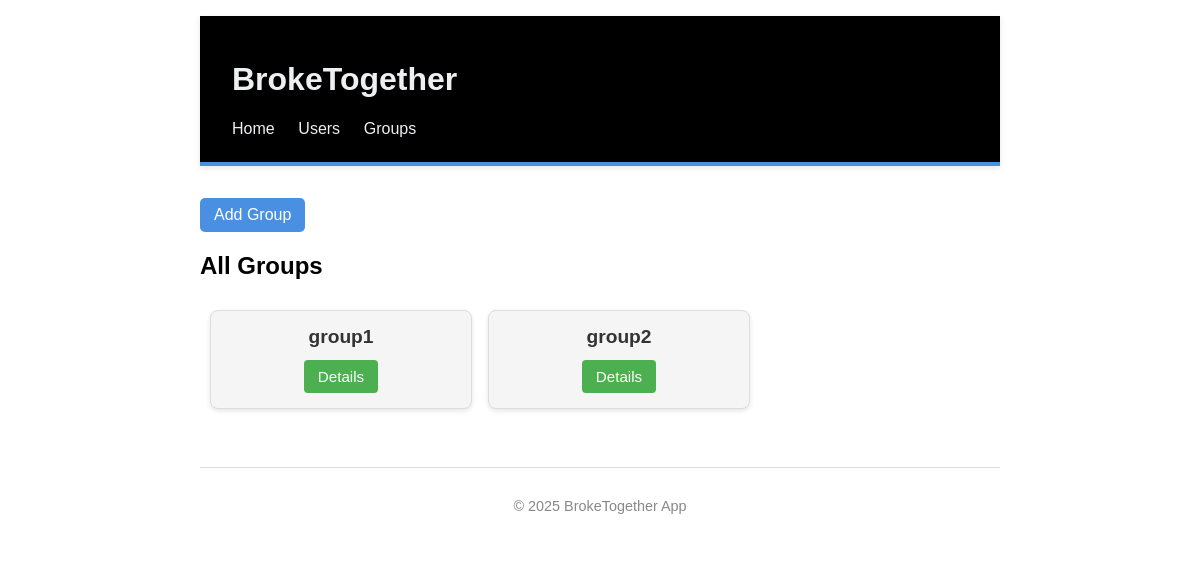
Page /groups/ on the earlier database version.
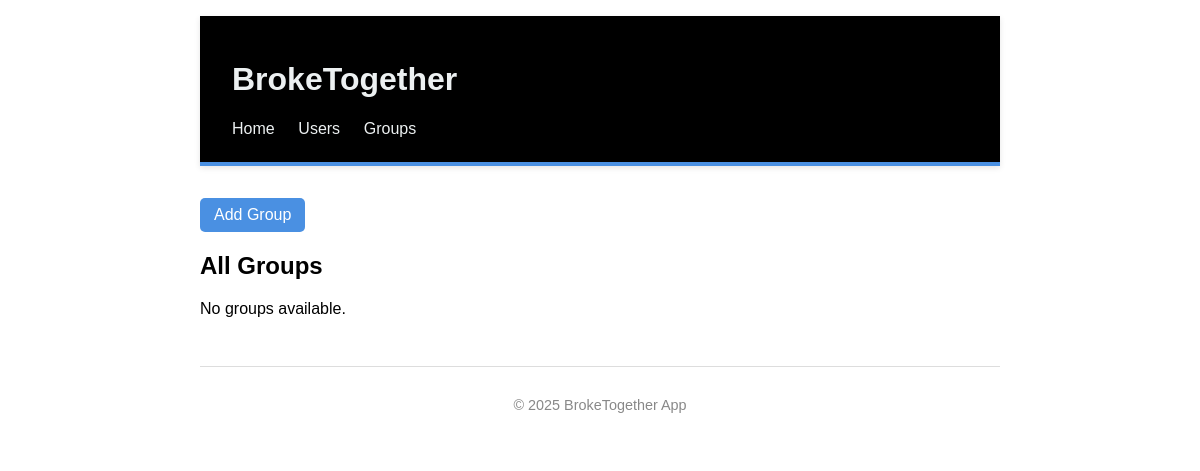
Same page on the later database version.
### app/models.py (models this page shows)
class Base(DeclarativeBase):
    pass

class Group(Base):
    __tablename__ = "groups"
    id: Mapped[int] = mapped_column(primary_key=True)
    name: Mapped[str] = mapped_column(Text, nullable=False, unique=False)
    users: Mapped[list["User"]] = relationship(
        "User",
        secondary=user_group_association,
        back_populates="groups"
    )
    expenses: Mapped[list["Expense"]] = relationship(
        "Expense",
        back_populates="group",
        cascade="all, delete-orphan"
    )

### app/routers/groups.py (the view)
@router.get("/", response_class=HTMLResponse)
def get_groups(request: Request, db: Session = Depends(get_db)):
    groups = get_all_groups(db)
    return templates.TemplateResponse("groups.html", {"request": request, "groups": groups})

### app/templates/groups.html (shortened to what this page needs)
{% extends "base.html" %}
{% block content %}
<div style="margin-top: 2rem;">
    <form action="/forms/group">
        <button type="submit" class="btn">Add Group</button>
    </form>
</div>
<h2>All Groups</h2>
{% if groups %}
    <div class="group-list">
        {% for group in groups %}
            <div class="group-card">
            <span class="groupname">{{ group.name }}</span>
            <form action="/groups/{{ group.id }}" method="get">
                <button type="submit" class="details-button">Details</button>
            </form>
            </div>
        {% endfor %}
    </div>
{% else %}
    <p>No groups available.</p>
{% endif %}
{% endblock %}

Differences in the rows shown:
removed Group: name "group1"
removed Group: name "group2"
Other differences:
text now shown: "No groups available."
